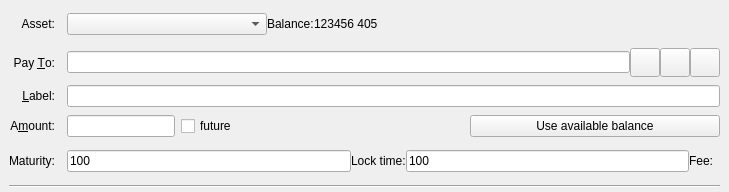
<?xml version="1.0" encoding="UTF-8"?>
<ui version="4.0">
 <class>SendAssetsEntry</class>
 <widget class="QStackedWidget" name="SendAssetsEntry">
  <property name="geometry">
   <rect>
    <x>0</x>
    <y>0</y>
    <width>729</width>
    <height>192</height>
   </rect>
  </property>
  <property name="focusPolicy">
   <enum>Qt::TabFocus</enum>
  </property>
  <property name="autoFillBackground">
   <bool>false</bool>
  </property>
  <property name="currentIndex">
   <number>0</number>
  </property>
  <widget class="QFrame" name="SendAssets">
   <property name="toolTip">
    <string>This is a normal payment.</string>
   </property>
   <property name="frameShape">
    <enum>QFrame::NoFrame</enum>
   </property>
   <layout class="QGridLayout" name="gridLayout">
    <property name="topMargin">
     <number>8</number>
    </property>
    <property name="bottomMargin">
     <number>4</number>
    </property>
    <property name="horizontalSpacing">
     <number>12</number>
    </property>
    <property name="verticalSpacing">
     <number>8</number>
    </property>
    <item row="5" column="0">
     <widget class="QLabel" name="amountLabel">
      <property name="text">
       <string>A&amp;mount:</string>
      </property>
      <property name="alignment">
       <set>Qt::AlignRight|Qt::AlignTrailing|Qt::AlignVCenter</set>
      </property>
      <property name="buddy">
       <cstring>payAmount</cstring>
      </property>
     </widget>
    </item>
    <item row="4" column="1">
     <widget class="QLineEdit" name="addAsLabel">
      <property name="toolTip">
       <string>Enter a label for this address to add it to the list of used addresses</string>
      </property>
     </widget>
    </item>
    <item row="6" column="0">
     <widget class="QLabel" name="maturityLb">
      <property name="text">
       <string>Maturity:</string>
      </property>
     </widget>
    </item>
    <item row="4" column="0">
     <widget class="QLabel" name="labellLabel">
      <property name="text">
       <string>&amp;Label:</string>
      </property>
      <property name="alignment">
       <set>Qt::AlignRight|Qt::AlignTrailing|Qt::AlignVCenter</set>
      </property>
      <property name="buddy">
       <cstring>addAsLabel</cstring>
      </property>
     </widget>
    </item>
    <item row="2" column="1">
     <layout class="QHBoxLayout" name="payToLayout">
      <property name="spacing">
       <number>0</number>
      </property>
      <item>
       <widget class="QValidatedLineEdit" name="payTo">
        <property name="toolTip">
         <string>The 405Coin address to send the payment to</string>
        </property>
       </widget>
      </item>
      <item>
       <widget class="QToolButton" name="addressBookButton">
        <property name="toolTip">
         <string>Choose previously used address</string>
        </property>
        <property name="text">
         <string/>
        </property>
        <property name="iconSize">
         <size>
          <width>22</width>
          <height>22</height>
         </size>
        </property>
        <property name="shortcut">
         <string>Alt+A</string>
        </property>
       </widget>
      </item>
      <item>
       <widget class="QToolButton" name="pasteButton">
        <property name="toolTip">
         <string>Paste address from clipboard</string>
        </property>
        <property name="text">
         <string/>
        </property>
        <property name="iconSize">
         <size>
          <width>22</width>
          <height>22</height>
         </size>
        </property>
        <property name="shortcut">
         <string>Alt+P</string>
        </property>
       </widget>
      </item>
      <item>
       <widget class="QToolButton" name="deleteButton">
        <property name="toolTip">
         <string>Remove this entry</string>
        </property>
        <property name="text">
         <string/>
        </property>
        <property name="iconSize">
         <size>
          <width>22</width>
          <height>22</height>
         </size>
        </property>
       </widget>
      </item>
     </layout>
    </item>
    <item row="9" column="0" colspan="2">
     <widget class="Line" name="line">
      <property name="orientation">
       <enum>Qt::Horizontal</enum>
      </property>
     </widget>
    </item>
    <item row="5" column="1">
     <layout class="QHBoxLayout" name="horizontalLayoutAmount" stretch="0,0,0,0">
      <property name="spacing">
       <number>6</number>
      </property>
      <item>
       <widget class="BitcoinAmountField" name="payAmount">
        <property name="sizePolicy">
         <sizepolicy hsizetype="Maximum" vsizetype="Fixed">
          <horstretch>0</horstretch>
          <verstretch>0</verstretch>
         </sizepolicy>
        </property>
        <property name="layoutDirection">
         <enum>Qt::LeftToRight</enum>
        </property>
       </widget>
      </item>
      <item>
       <widget class="QCheckBox" name="futureCb">
        <property name="sizePolicy">
         <sizepolicy hsizetype="Minimum" vsizetype="Fixed">
          <horstretch>0</horstretch>
          <verstretch>0</verstretch>
         </sizepolicy>
        </property>
        <property name="toolTip">
         <string>Enable/Disable future transaction</string>
        </property>
        <property name="text">
         <string>future</string>
        </property>
       </widget>
      </item>
      <item>
       <spacer name="horizontalSpacer_2">
        <property name="orientation">
         <enum>Qt::Horizontal</enum>
        </property>
        <property name="sizeHint" stdset="0">
         <size>
          <width>40</width>
          <height>20</height>
         </size>
        </property>
       </spacer>
      </item>
      <item>
       <widget class="QPushButton" name="useAvailableBalanceButton">
        <property name="minimumSize">
         <size>
          <width>250</width>
          <height>0</height>
         </size>
        </property>
        <property name="text">
         <string>Use available balance</string>
        </property>
       </widget>
      </item>
     </layout>
    </item>
    <item row="2" column="0">
     <widget class="QLabel" name="payToLabel">
      <property name="text">
       <string>Pay &amp;To:</string>
      </property>
      <property name="alignment">
       <set>Qt::AlignRight|Qt::AlignTrailing|Qt::AlignVCenter</set>
      </property>
      <property name="buddy">
       <cstring>payTo</cstring>
      </property>
     </widget>
    </item>
    <item row="0" column="0">
     <widget class="QLabel" name="Assetlabel">
      <property name="text">
       <string>Asset:</string>
      </property>
      <property name="alignment">
       <set>Qt::AlignRight|Qt::AlignTrailing|Qt::AlignVCenter</set>
      </property>
     </widget>
    </item>
    <item row="6" column="1">
     <layout class="QHBoxLayout" name="futureHorizontalLayout">
      <item>
       <widget class="QLineEdit" name="maturity">
        <property name="toolTip">
         <string>Number of block confirmations for this output to be spendable if happen before timelock</string>
        </property>
        <property name="text">
         <string notr="true">100</string>
        </property>
       </widget>
      </item>
      <item>
       <widget class="QLabel" name="locktimeLb">
        <property name="text">
         <string>Lock time:</string>
        </property>
       </widget>
      </item>
      <item>
       <widget class="QLineEdit" name="locktime">
        <property name="toolTip">
         <string>Time in seconds for this output to be spendable if happen before maturity</string>
        </property>
        <property name="text">
         <string notr="true">100</string>
        </property>
       </widget>
      </item>
      <item>
       <widget class="QLabel" name="feeLb">
        <property name="text">
         <string>Fee:</string>
        </property>
       </widget>
      </item>
      <item>
       <widget class="QLabel" name="feeDisplay">
        <property name="text">
         <string/>
        </property>
       </widget>
      </item>
     </layout>
    </item>
    <item row="0" column="1">
     <layout class="QHBoxLayout" name="horizontalLayout">
      <item>
       <widget class="QComboBox" name="assetList">
        <property name="sizePolicy">
         <sizepolicy hsizetype="Minimum" vsizetype="Fixed">
          <horstretch>0</horstretch>
          <verstretch>0</verstretch>
         </sizepolicy>
        </property>
        <property name="minimumSize">
         <size>
          <width>200</width>
          <height>0</height>
         </size>
        </property>
        <property name="maximumSize">
         <size>
          <width>400</width>
          <height>16777215</height>
         </size>
        </property>
       </widget>
      </item>
      <item>
       <widget class="QLabel" name="BalanceLabel">
        <property name="sizePolicy">
         <sizepolicy hsizetype="Fixed" vsizetype="Minimum">
          <horstretch>0</horstretch>
          <verstretch>0</verstretch>
         </sizepolicy>
        </property>
        <property name="text">
         <string>Balance:</string>
        </property>
       </widget>
      </item>
      <item>
       <widget class="QLabel" name="AssetBalance">
        <property name="sizePolicy">
         <sizepolicy hsizetype="Fixed" vsizetype="Preferred">
          <horstretch>0</horstretch>
          <verstretch>0</verstretch>
         </sizepolicy>
        </property>
        <property name="text">
         <string>123456 405</string>
        </property>
        <property name="margin">
         <number>0</number>
        </property>
       </widget>
      </item>
      <item>
       <spacer name="horizontalSpacer">
        <property name="orientation">
         <enum>Qt::Horizontal</enum>
        </property>
        <property name="sizeHint" stdset="0">
         <size>
          <width>40</width>
          <height>20</height>
         </size>
        </property>
       </spacer>
      </item>
     </layout>
    </item>
   </layout>
  </widget>
 </widget>
 <customwidgets>
  <customwidget>
   <class>QValidatedLineEdit</class>
   <extends>QLineEdit</extends>
   <header>qt/qvalidatedlineedit.h</header>
  </customwidget>
  <customwidget>
   <class>BitcoinAmountField</class>
   <extends>QLineEdit</extends>
   <header>qt/bitcoinamountfield.h</header>
   <container>1</container>
  </customwidget>
 </customwidgets>
 <tabstops>
  <tabstop>payTo</tabstop>
  <tabstop>addressBookButton</tabstop>
  <tabstop>pasteButton</tabstop>
  <tabstop>deleteButton</tabstop>
  <tabstop>addAsLabel</tabstop>
  <tabstop>payAmount</tabstop>
 </tabstops>
 <resources>
  <include location="../405Coin.qrc"/>
 </resources>
 <connections/>
</ui>
